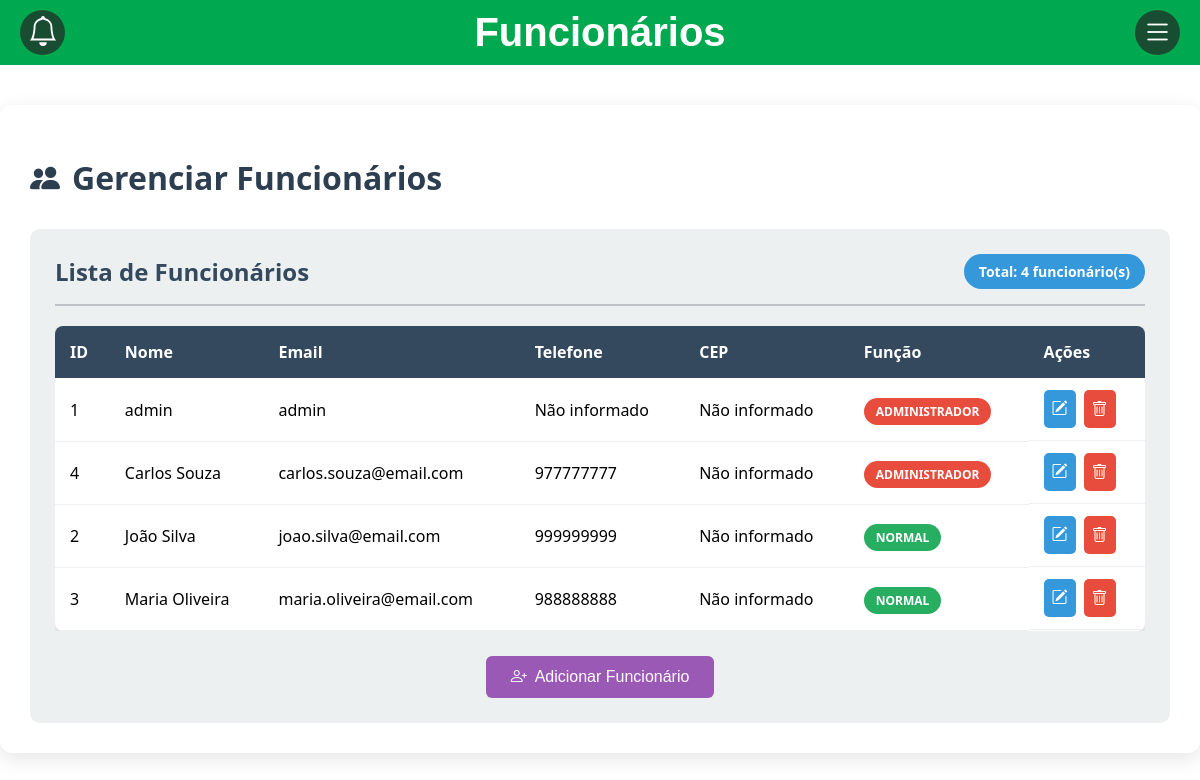
The app's page /sistema/public/funcionarios.php (signed in), older data.
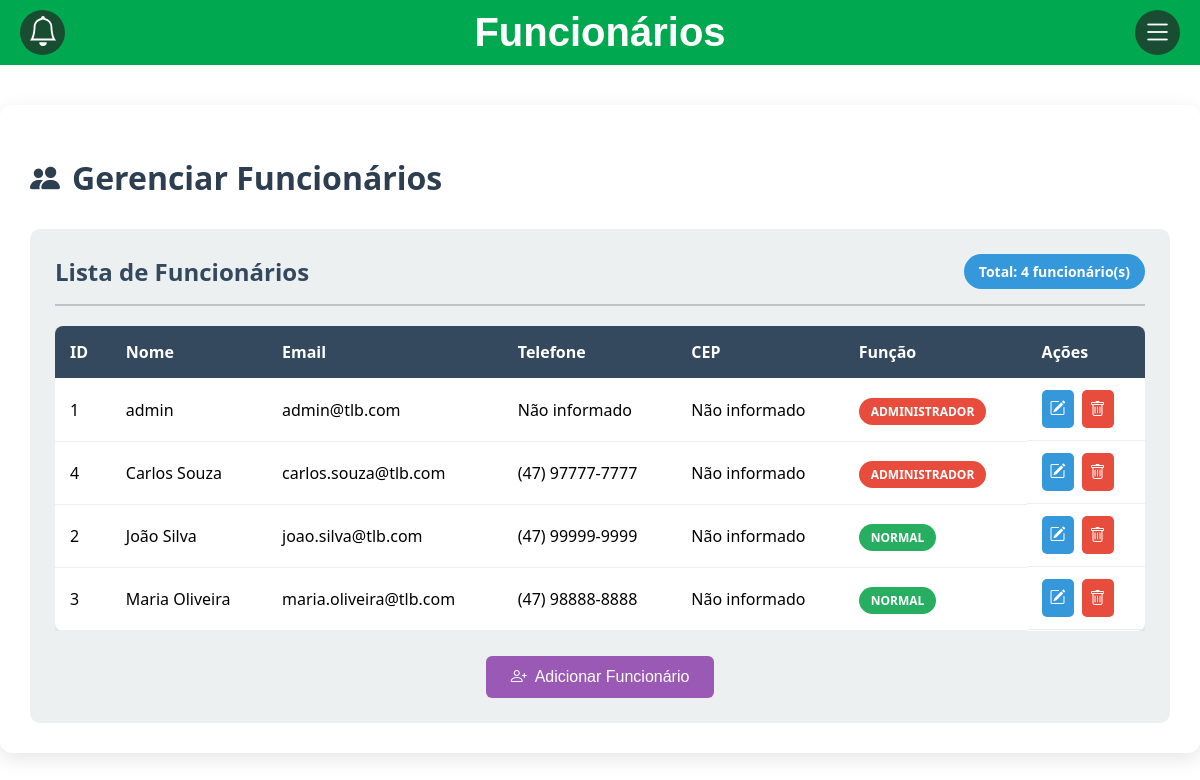
The same page, newer data.
### tables this page shows
create table Usuario (
    id_usuario INT NOT NULL AUTO_INCREMENT PRIMARY KEY,
    nome_usuario VARCHAR(45) NOT NULL,
    email_usuario VARCHAR(45) not null,
    senha_usuario VARCHAR(255) not null,
    telefone_usuario VARCHAR(15),
    funcao_usuario ENUM("administrador", "normal") default "normal",
    foto_usuario VARCHAR(1000) not null default "../assets/img/foto_padrao.jpg",
    cep_usuario VARCHAR(9),
    estado_usuario VARCHAR(50),
    cidade_usuario VARCHAR(100),
    bairro_usuario VARCHAR(50),
    numero_usuario VARCHAR(10),
    complemento_usuario VARCHAR(50),
    logradouro_usuario VARCHAR(50)
);

### sistema/public/funcionarios.php (the view, shortened to what this page needs)
<?php
include '../db.php';
$sql = "SELECT id_usuario, nome_usuario, email_usuario, telefone_usuario, funcao_usuario, cep_usuario FROM usuario ORDER BY nome_usuario";
$result = $conn->query($sql);
?>
<?php include "header.php"; ?>
    <main>
        <div class="paginaFuncionarios">
            <h1>
                <i class="bi bi-people-fill"></i> Gerenciar Funcionários
            </h1>
            <div class="blocoFuncionarios">
                <div class="cabecalhoFuncionarios">
                    <h2>Lista de Funcionários</h2>
                    <span class="totalFuncionarios">Total: <?php echo $result->num_rows; ?> funcionário(s)</span>
                </div>
                <?php if ($result->num_rows > 0): ?>
                    <div class="tabelaFuncionarios">
                        <table>
                            <thead>
                                <tr>
                                    <th>ID</th>
                                    <th>Nome</th>
                                    <th>Email</th>
                                    <th>Telefone</th>
                                    <th>CEP</th>
                                    <th>Função</th>
                                    <th>Ações</th>
                                </tr>
                            </thead>
                            <tbody>
                                <?php while($row = $result->fetch_assoc()): ?>
                                <tr>
                                    <td><?php echo htmlspecialchars($row['id_usuario']); ?></td>
                                    <td><?php echo htmlspecialchars($row['nome_usuario']); ?></td>
                                    <td><?php echo htmlspecialchars($row['email_usuario']); ?></td>
                                    <td><?php echo htmlspecialchars($row['telefone_usuario'] ?? 'Não informado'); ?></td>
                                    <td><?php echo htmlspecialchars($row['cep_usuario'] ?? 'Não informado'); ?></td>
                                    <td>
                                        <span class="funcao-badge <?php echo $row['funcao_usuario'] === 'administrador' ? 'admin' : 'normal'; ?>">
                                            <?php echo htmlspecialchars($row['funcao_usuario']); ?>
                                        </span>
                                    </td>
                                    <td class="acoes">
                                        <button class="btn-editar" title="Editar" onclick="abrirModalEditar(<?php echo $row['id_usuario']; ?>, '<?php echo htmlspecialchars($row['nome_usuario']); ?>', '<?php echo htmlspecialchars($row['email_usuario']); ?>', '<?php echo htmlspecialchars($row['telefone_usuario'] ?? ''); ?>', '<?php echo htmlspecialchars($row['funcao_usuario']); ?>', '<?php echo htmlspecialchars($row['cep_usuario'] ?? ''); ?>')">
                                            <i class="bi bi-pencil-square"></i>
                                        </button>
                                        <?php if ($row['id_usuario'] != $_SESSION['id_usuario']): ?>
                                            <a href="funcionarios.php?excluir=<?php echo $row['id_usuario']; ?>" class="btn-excluir" title="Excluir" onclick="return confirm('Tem certeza que deseja excluir o usuário <?php echo htmlspecialchars($row['nome_usuario']); ?>?')">
                                                <i class="bi bi-trash"></i>
                                            </a>
                                        <?php else: ?>
                                            <span class="btn-excluir disabled" title="Não é possível excluir sua própria conta">
                                                <i class="bi bi-trash"></i>
                                            </span>
                                        <?php endif; ?>
                                    </td>
                                </tr>
                                <?php endwhile; ?>
                            </tbody>
                        </table>
                    </div>
                <?php endif; ?>
                <div class="botoes-acao">
                    <button class="btn-adicionar" onclick="abrirModalAdicionar()">
                        <i class="bi bi-person-plus"></i> Adicionar Funcionário
                    </button>
                </div>
            </div>
        </div>
    </main>
</body>
</html>

Row changes from the older to the newer data that the page shows:
changed usuario "admin": email_usuario "admin" → "admin@tlb.com"
changed usuario "Carlos Souza": email_usuario "carlos.souza@email.com" → "carlos.souza@tlb.com"; telefone_usuario "977777777" → "(47) 97777-7777"
changed usuario "João Silva": email_usuario "joao.silva@email.com" → "joao.silva@tlb.com"; telefone_usuario "999999999" → "(47) 99999-9999"
changed usuario "Maria Oliveira": email_usuario "maria.oliveira@email.com" → "maria.oliveira@tlb.com"; telefone_usuario "988888888" → "(47) 98888-8888"
